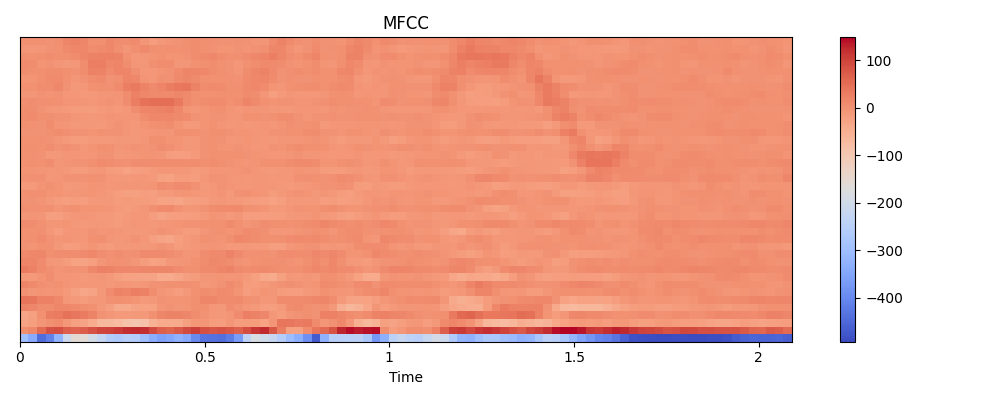

The Python source for this figure:

import pandas as pd 
import glob2
import numpy as np 
from numpy import argmax, mean, std
import librosa 
import librosa.display as ld
import pylab 
import matplotlib.pyplot as plt 
from matplotlib import figure
from time import time
import tensorflow as tf
from tensorflow.keras import layers
from tensorflow.keras import models
from timeit import default_timer as timer
from scipy.io import wavfile as wav
from matplotlib.pyplot import specgram
from tensorflow.keras.models import Sequential
from sklearn.model_selection import GridSearchCV, KFold
from sklearn import preprocessing
import warnings
from sklearn.model_selection import train_test_split, ParameterGrid
from sklearn.preprocessing import LabelEncoder
from sklearn.ensemble import RandomForestClassifier, RandomForestRegressor
from sklearn.linear_model import LogisticRegression
from sklearn.neighbors import KNeighborsClassifier
from sklearn.tree import DecisionTreeClassifier
from sklearn.discriminant_analysis import LinearDiscriminantAnalysis
from sklearn.linear_model import LinearRegression
from sklearn.svm import SVC
from keras.wrappers.scikit_learn import KerasClassifier
from sklearn.metrics import mean_squared_error
from sklearn.metrics import explained_variance_score
from sklearn.metrics import mean_absolute_error
from sklearn.metrics import median_absolute_error
from sklearn.metrics import r2_score
from sklearn.metrics import accuracy_score, precision_recall_fscore_support, confusion_matrix
from sklearn.model_selection import RandomizedSearchCV
from sklearn.metrics import classification_report
import _pickle as cPickle
import gzip
import numpy, scipy, matplotlib.pyplot as plt, sklearn, librosa, urllib.request, urllib.parse, urllib.error
from sklearn.model_selection import cross_val_score
import torch
from tensorflow.keras.utils import plot_model

use_cuda = torch.cuda.is_available()
if use_cuda:
    print('__CUDNN VERSION:', torch.backends.cudnn.version())
    print('__Number CUDA Devices:', torch.cuda.device_count())
    print('__CUDA Device Name:',torch.cuda.get_device_name(0))
    print('__CUDA Device Total Memory [GB]:',torch.cuda.get_device_properties(0).total_memory/1e9)

device = torch.device("cuda" if use_cuda else "cpu")
print("Device: ",device)

def warn(*args, **kwargs):
    pass
warnings.warn = warn



def load_sound_files(file_paths):
    raw_sounds = []
    labels = []
    sr_=[]
    signal = []
    for fp in  file_paths:
        # features, labels = np.empty((0,193)), np.empty(0)
        # print(features.shape)
        X, sample_rate = librosa.load(fp)
        # print(sample_rate)
        # stft = np.abs(librosa.stft(X))
        mfccs = np.mean(librosa.feature.mfcc(y=X, sr=sample_rate, n_mfcc=16).T,axis=0)
        mfccs = sklearn.preprocessing.scale(mfccs, axis=0)
        # chroma = np.mean(librosa.feature.chroma_stft(S=stft, sr=sample_rate).T,axis=0)
        mel = np.mean(librosa.feature.melspectrogram(X, sr=sample_rate).T,axis=0)
        # contrast = np.mean(librosa.feature.spectral_contrast(S=stft,
            # sr=sample_rate).T,axis=0)
        # tonnetz = np.mean(librosa.feature.tonnetz(y=librosa.effects.harmonic(X),
            # sr=sample_rate).T,axis=0)
        # ext_features = np.hstack([mfccs,chroma,mel,contrast,tonnetz])
        # print(ext_features.shape)
        # features = np.vstack([features,ext_features])
        # ld.specshow(mfccs, sr=sample_rate, x_axis='time')
        raw_sounds.append(mfccs)
        sr_.append(sample_rate)
        signal.append(X)
    raw_sounds = np.array(raw_sounds)
    sr_ = np.array(sr_)
    signal = np.array(signal)
    # print(raw_sounds.shape())
    return raw_sounds


#train test split
def split_train_test(dataframe, target):
    train_set, test_set = train_test_split(dataframe, test_size=0.2, random_state=42)
    X_train, X_test = train_set.drop(target, axis=1), test_set.drop(target, axis=1)
    y_train, y_test = train_set[target], test_set[target]
    
    return X_train, X_test, y_train, y_test


Data_dir = (load_sound_files(np.array(glob2.glob("/home/shul/audio/FoR/for-rerecorded/training/real/*"))))

original_class = []
name = []
labelName1 = []
original_feature = []
i = 0
for file in Data_dir[i : i + 5000]:
    name.append(0)
# labelName = np.asarray(original_class)
original_class = np.asarray(name)



label_encoder = LabelEncoder()
label_concoded_original = label_encoder.fit_transform(original_class)

sounds_file_original = glob2.glob("/home/shul/audio/FoR/for-rerecorded/training/real/*.wav", recursive=True)
original_feature = load_sound_files(sounds_file_original[:5000])
norm_original_feature = preprocessing.normalize(original_feature, norm='l2')
print(len(sounds_file_original))
original_feature = norm_original_feature.reshape(5000, 16)



Data_dir2 = np.asarray(glob2.glob("/home/shul/audio/FoR/for-rerecorded/training/fake/*"))
fake_class = []
label_name2 = []
fake_feature = []
j = 0

for file in Data_dir2[j: j + 5000]:
    fake_class.append(1)

# label_name2 = np.asarray(fake_class)
fake_class = np.asarray(fake_class)

# print(fake_class)
label_encoder2 = LabelEncoder()
label_encoded_fake = label_encoder2.fit_transform(fake_class)
sounds_file_fake = glob2.glob("/home/shul/audio/FoR/for-rerecorded/training/fake/*.wav", recursive=True)
fake_feature = load_sound_files(sounds_file_fake[:5000])
norm_fake_feature = preprocessing.normalize(fake_feature, norm='l2')

fake_feature = norm_fake_feature.reshape(5000, 16)



# total_feature = np.concatenate((original_feature, fake_feature), axis=0)

# new_data = np.concatenate((original_feature, fake_feature))
# new_label = np.concatenate((label_concoded_original, label_encoded_fake))
# print(len(new_label))
# shuffle_feature, shuffle_label = shuffle(new_data, new_label)
# print(shuffle_label)


df1 = pd.DataFrame(data=original_feature)
df2 = pd.DataFrame(data=fake_feature)
print(df1)


df1['label'] = pd.Series([0 for x in range(len(df1.index))])
df2['label'] = pd.Series([1 for x in range(len(df2.index))])



#append dataframes
final_data = df1.append(df2, ignore_index=True)



#shuffle rows
final_data = final_data.sample(frac = 1)



X_train, X_test, y_train, y_test = (split_train_test(final_data, 'label'))



print(X_train.shape, X_test.shape, y_train.shape, y_test.shape)



# X_train = [X_train.values.reshape(8000, 8, 5, 1) for i in range(0, len(X_train))]


start = 0
x_train = []
x_test = []
Y_train = []
Y_test = []
for i in range(0, len(X_train)):
    result = X_train.values.reshape(8000, 4, 4, 1)
for i in range(0, len(X_test)):
    test = X_test.values.reshape(2000, 4, 4, 1)
for i in range(0, len(X_train)):
    ytrain = y_train.values.reshape(8000)
for i in range(0, len(X_train)):
    ytest = y_test.values.reshape(2000)

x_train = np.array(result)
x_test = np.array(test)
Y_train = np.array(ytrain)
Y_test = np.array(ytest)
newx_train = x_train.reshape(8000, 16)
newy_train = Y_train

batch_size = 16
epochs = 100
# nb_layers = 3
model = tf.keras.Sequential()
model.add(layers.Conv2D(64, (2, 2),input_shape=(4, 4, 1)))
model.add(layers.Activation('relu'))
model.add(layers.Conv2D(120, (2, 2)))
model.add(layers.Activation('relu'))
model.add(layers.MaxPool2D(2, 2))
model.add(layers.Dropout(0.25))
model.add(layers.Flatten())
model.add(layers.Dense(32))
model.add(layers.Activation('relu'))
model.add(layers.Dropout(0.25))
# model.add(layers.Dense(64))
# model.add(layers.Activation('relu'))
# model.add(layers.Dropout(0.4))
model.add(layers.Activation('softmax'))



model.summary()
# sgd = tf.compat.v2.keras.optimizers.Adadelta(lr=0.0002, rho=0.95, epsilon = 1e-06)

# sgd = tf.compat.v2.keras.optimizers.SGD(lr=0.001, decay = 1e-6, nesterov=False,momentum=0.9)
adam = tf.keras.optimizers.Adam(lr=0.01)
model.compile(loss =  'sparse_categorical_crossentropy', optimizer = adam, metrics = ['accuracy'])

model.fit(x_train, Y_train, validation_split=0.1, shuffle=True, verbose = 1, batch_size=batch_size, epochs = epochs)
# #tf.keras.utils.plot_model(model, to_file='model_plot.png', show_shapes=True)

# model.save('/home/shul/code/my_model/model_for_tl.h5')
# print(history.history.keys())
# #  "Accuracy"
# plt.plot(history.history['accuracy'])
# plt.plot(history.history['loss'])
# plt.title('accuracy vs loss')
# plt.ylabel('accuracy')
# plt.xlabel('epoch')
# plt.legend(['train', 'validation'], loc='upper left')
# # plt.savefig('/home/shul/code/plot_image/accvsloss.png', dpi=100)
# plt.show()







# "Loss"
# plt.plot(history.history['val_accuracy'])
# plt.plot(history.history['val_loss'])
# plt.title('val accuracy vs val loss')
# plt.ylabel('loss')
# plt.xlabel('epoch')
# plt.savefig('val_acc vs valloss.png', dpi=100)
# plt.legend(['train', 'validation'], loc='upper left')
# plt.show()
    #______________________Grid Search________________________#

    # n_estimators = [i for i in range(50,150,10)]
    # max_features = ['auto', 'sqrt', 'log2']
    # max_depth = [int(x) for x in np.linspace(10, 110, num = 11)]
    # max_depth.append(None)
    # min_samples_split = [2, 5, 10]
    # min_samples_leaf = [1, 2, 4]
    # bootstrap = [True, False]
    # rfc = RandomForestRegressor() 

    # param_grid = { 
    #     'n_estimators': n_estimators,
    #     'max_features': max_features,
    #     'max_depth': max_depth,
    #     'min_samples_split': min_samples_split,
    #     'min_samples_leaf': min_samples_leaf,
    #     'bootstrap': bootstrap
        
    # }

    # CV_rfc = GridSearchCV(estimator=rfc, param_grid=param_grid, cv= 5)
    # CV_rfc.fit(newx_train, newy_train)
    # print(CV_rfc.best_params_) 

    #__________________________________________________________#


    #_____________k-fold cross validation__________________#

    # rf_reg = RandomForestRegressor(bootstrap = False, max_depth = 40, min_samples_split = 2, n_estimators=20,max_features='sqrt')
    # cv_score = cross_val_score(rf_reg, newx_train, newy_train, scoring='r2', cv=10)

    # print(cv_score) 
    # print("Mean: ", cv_score.mean())

    #_____________________________________________________#

    #___________________random forest search______________#

    # random_search = {'criterion': ['entropy', 'gini'],
    #             'max_depth': list(np.linspace(10, 1200, 10, dtype = int)) + [None],
    #             'max_features': ['auto', 'sqrt','log2', None],
    #             'min_samples_leaf': [4, 6, 8, 12],
    #             'min_samples_split': [5, 7, 10, 14],
    #             'n_estimators': list(np.linspace(151, 1200, 10, dtype = int))}

    # clf = RandomForestClassifier()
    # model = RandomizedSearchCV(estimator = clf, param_distributions = random_search, n_iter = 80, 
    #                             cv = 4, verbose= 5, random_state= 101, n_jobs = -1)
    # model.fit(newx_train,newy_train)

    # predictionforest = model.best_estimator_.predict(newx_train)
    # # print(confusion_matrix(newy_train,predictionforest))
    # print(classification_report(newy_train,predictionforest))
    # acc3 = accuracy_score(newy_train,predictionforest)

    # print(acc3)

    # start = timer()

    # print("total running time: ", timer() - start)

    #______________________________________________________#

    #____________________k-fold ___________________________#

    # cv = KFold(n_splits=3, random_state=1, shuffle=True)
    
    # #regmodel = LogisticRegression()
    
    # scores = cross_val_score(model, newx_train, newy_train, scoring='accuracy', cv=cv, n_jobs=-1)
    
    # print('Accuracy: %.3f (%.3f)' % (mean(scores), std(scores)))

    #______________________________________________________#

#model()